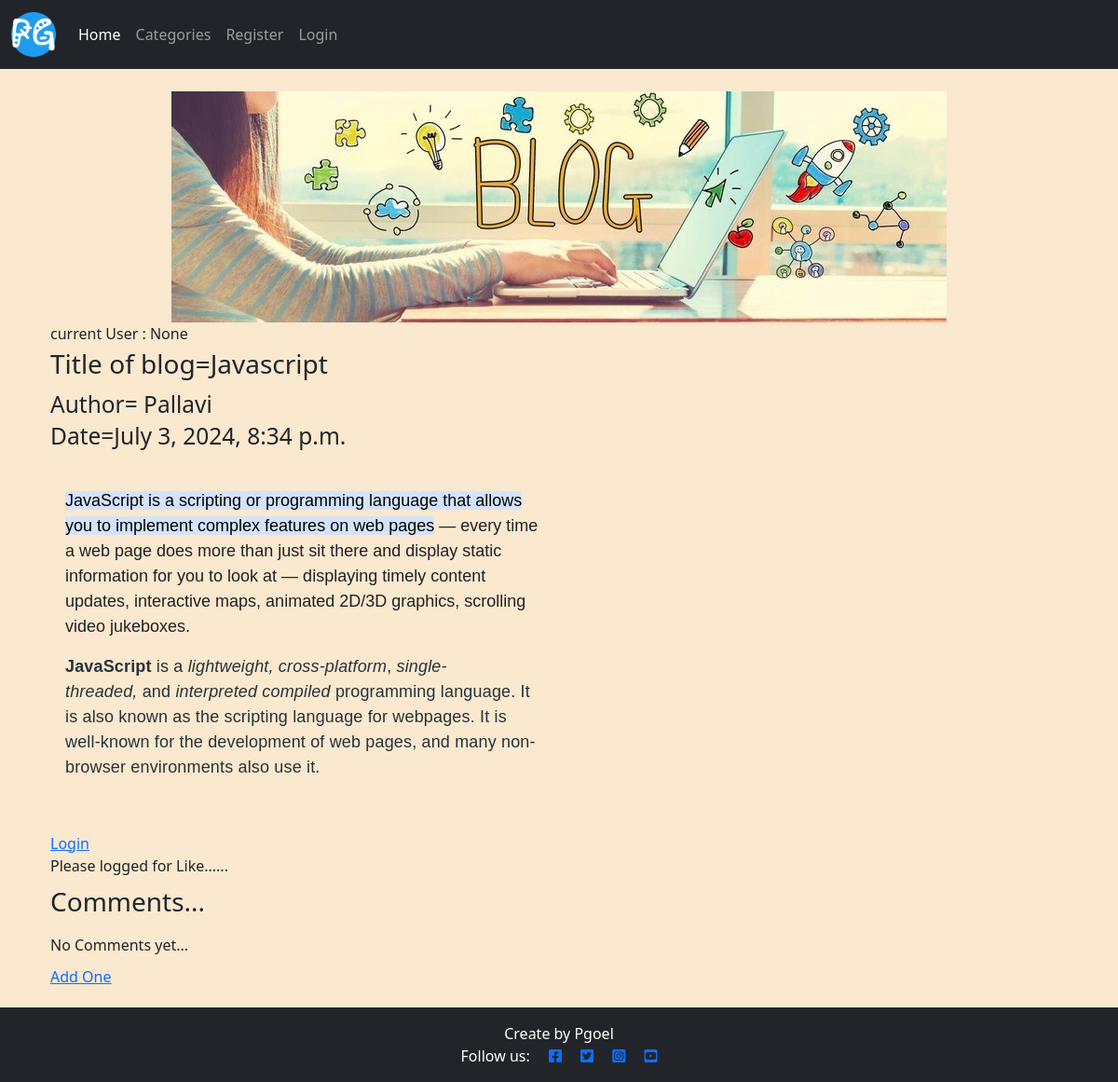
Page /Blog/2 on the committed database.
### blogapp/models.py (models this page shows, shortened)
class Post(models.Model):
    title = models.CharField(max_length=255, unique= True)
    slug = models.SlugField(max_length=200)
    author = models.ForeignKey(User, on_delete=models.CASCADE, related_name="blog_posts")
    date = models.DateTimeField(auto_now_add= True)
    category = models.CharField(max_length=255, default='coding')
    body = models.TextField()
    status = models.IntegerField(choices=STATUS, default=0)
    likes = models.ManyToManyField(User,related_name = 'blogpost_like', blank= True)
    class Meta:
        ordering = ['-date']
    def total_likes(self):
        return self.likes.count()

### blogapp/views.py (the view)
# urls.py: path('Blog/<int:pk>', BlogDetailView.as_view(), name = "post_detail"),
class BlogDetailView(DetailView):
    model = Post
    template_name = 'post_detail.html'
    def get_context_data(self, *args, **kwargs):
        cat_menu = Category.objects.all()
        context = super(BlogDetailView, self).get_context_data(*args, **kwargs)
        context["cat_menu"] = cat_menu
        stuff = get_object_or_404(Post, id=self.kwargs['pk'])
        total_likes = stuff.total_likes()
        liked = False
        if stuff.likes.filter(id=self.request.user.id).exists():
            liked = True
        context['total_likes']= total_likes
        context["liked"] = liked
        return context

### templates/post_detail.html (shortened to what this page needs)
{% extends 'base.html' %}
{% block content %}
<div class="masthead">
    <div class="container">
        <div class="row g-0">
            <div class="col-md-6 masthead-text">
                current User : {{user.id}}
                <h2 class="post-title"> <small>Title of blog={{ post.title }}</small> </h2>
                <h3 class="post-subtitle"><small>Author= {{ post.author }} </small><br>
                    <small>Date={{ post.date }}</small></h3>
                <div class="card-body">
                    <p class="card-text ">{{ post.body | safe }}
                    </p>
                </div>
            </div>
    {% if user.is_authenticated %}
    <form class="d-inline" action ="{% url 'like_post' post.pk %}" method="post">
        {% csrf_token %}
        {% if liked %}
            <button type="submit", name="post_id", value="{{ post.id }}", class="btn-like"><i class="fas fa-heart"></i>
                Unlike
            </button>
        {% else %}
            <button type="submit", name="post_id", value="{{ post.id }}", class="btn-like"><i class="fas fa-heart"></i>
                Like
            </button>
        {% endif %}
        <span class="text-secondary"><strong>{{ post.total_likes }}</strong> </span>
    </form>
    {% else %}
    <a href="{% url 'login' %}">Login</a>
        Please logged for Like......
    {% endif %}
   <br>
</div>
   <h3>Comments...</h3>
    {% if not post.comments.all %}
        No Comments yet... <a href="{% url 'comment' post.pk %}">Add One</a>
    {% endif %}
    <br/>
</div>
<br/>
{% endblock %}

### static/css/style.css (style rules this page uses)
body { background-color: rgb(250, 232, 207); }
.container { display: grid; gap: 10px; }

### rows in the picture
Post: title "Javascript", author "Pallavi", date "July 3, 2024, 8:34 p.m.", body "JavaScript is a scripting or programming language that allows you to implement complex features on web pages — every time a web page does more than just sit there and display static information for you to look at — displaying timely content updates, interactive maps, animated 2D/3D graphics, scrolling video jukeboxes. JavaScript is a lightweight, cross-platform , single-threaded, and interpreted compiled programming language. It is also known as the scripting language for webpages. It is well-known for the development of web pages, and many non-browser environments also use it."

### other values in the picture
{{ user.id }} "None"
